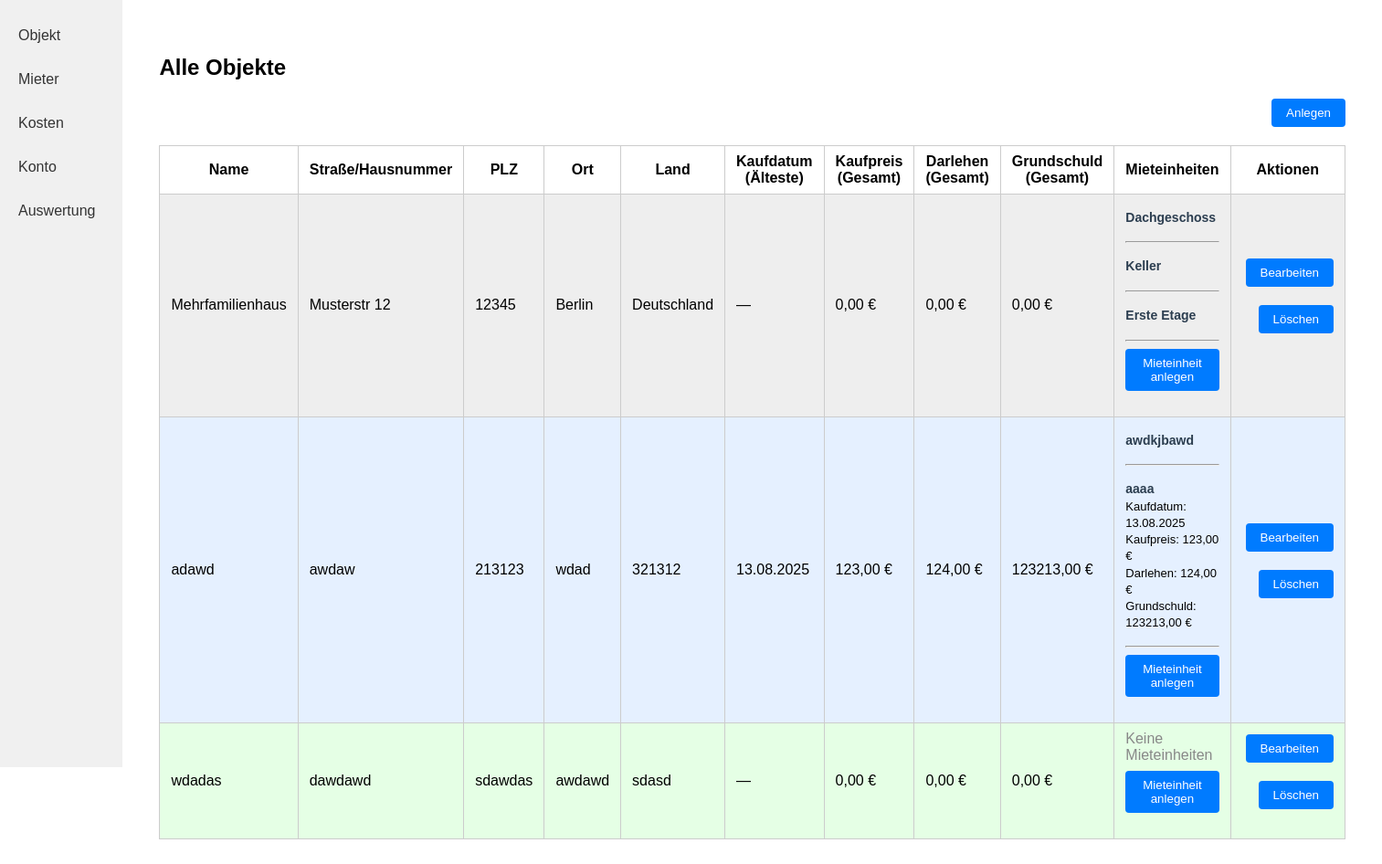
The app's page / (signed in), older data.
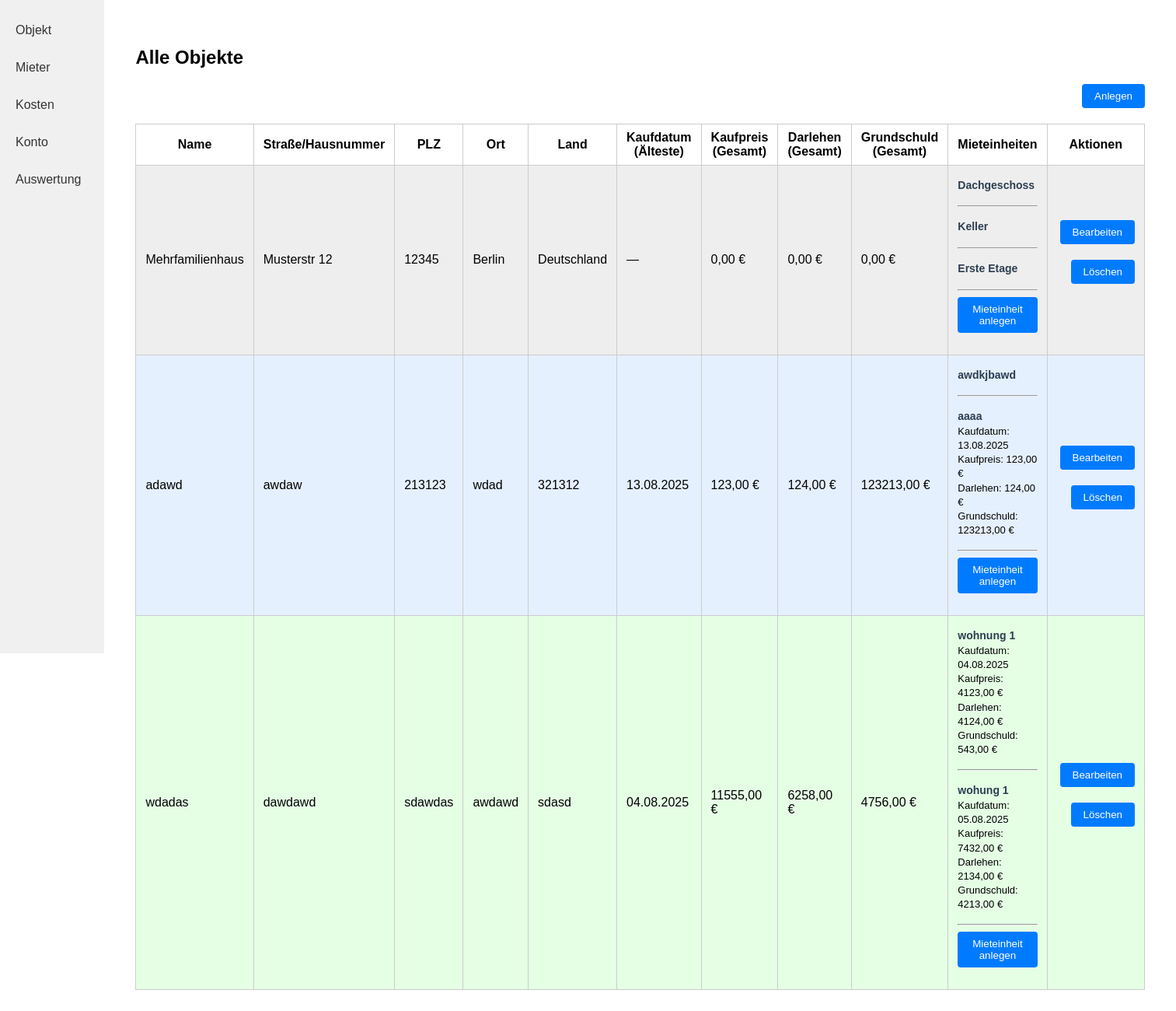
The same page, newer data.
### kostenpruefung_mietobjekte_app/models.py (models this page shows, shortened)
class Mietobjekt(models.Model):
    created_by = models.ForeignKey(User, on_delete=models.CASCADE, related_name="mietobjekte_created", null=True, blank=True)
    name = models.CharField(max_length=255)
    strasse_hausnummer = models.CharField(max_length=255)
    plz = models.CharField(max_length=10) # 2 - 10 characters (numbers and letters)
    ort = models.CharField(max_length=100)
    land = models.CharField(max_length=100)
    FARBE_CHOICES = [
        ('rot', 'Rot'),
        ('blau', 'Blau'),
        ('gruen', 'Grün'),
        ('gelb', 'Gelb'),
        ('schwarz', 'Schwarz'),
    ]
    farbe = models.CharField(max_length=20, choices=FARBE_CHOICES)

class Mieteinheit(models.Model):
    mietobjekt = models.ForeignKey(Mietobjekt, on_delete=models.CASCADE, related_name="mieteinheiten")
    name = models.CharField(max_length=255)
    kaufdatum = models.DateField(null=True, blank=True)
    kaufpreis = models.DecimalField(max_digits=10, decimal_places=2, null=True, blank=True)
    darlehen = models.DecimalField(max_digits=10, decimal_places=2, null=True, blank=True)
    grundschuld = models.DecimalField(max_digits=10, decimal_places=2, null=True, blank=True)

### kostenpruefung_mietobjekte_app/views.py (the view)
# urls.py: path('', objekt_index, name='objekt_index'),
@login_required
def objekt_index(request):
    objekte = Mietobjekt.objects.filter(created_by=request.user)
    for objekt in objekte:
        mieteinheiten = objekt.mieteinheiten.all()
        objekt.total_kaufpreis = sum(einheit.kaufpreis or 0 for einheit in mieteinheiten)
        objekt.total_darlehen = sum(einheit.darlehen or 0 for einheit in mieteinheiten)
        objekt.total_grundschuld = sum(einheit.grundschuld or 0 for einheit in mieteinheiten)
        kaufdaten = [einheit.kaufdatum for einheit in mieteinheiten if einheit.kaufdatum]
        objekt.earliest_kaufdatum = min(kaufdaten) if kaufdaten else None
    return render(request, 'kostenpruefung_mietobjekte_app/objekt_index.html', {'objekte': objekte})

### kostenpruefung_mietobjekte_app/templates/kostenpruefung_mietobjekte_app/objekt_index.html (shortened to what this page needs)
{% load static %}
<!DOCTYPE html>
<html lang="de">
<head>
    <link rel="stylesheet" href="{% static 'kostenpruefung_mietobjekte_app/style.css' %}">
</head>
<body>
<div class="flex-container">
    <nav class="sidebar">
        <a class="sidebar-link" href="{% url 'kostenpruefung_mietobjekte_app:objekt_index' %}">Objekt</a>
        <a class="sidebar-link" href="{% url 'kostenpruefung_mietobjekte_app:mieter_laufend' %}">Mieter</a>
        <a class="sidebar-link" href="{% url 'kostenpruefung_mietobjekte_app:rechnungen' %}">Kosten</a>
        <a class="sidebar-link" href="{% url 'kostenpruefung_mietobjekte_app:konto' %}">Konto</a>
        <a class="sidebar-link" href="{% url 'kostenpruefung_mietobjekte_app:auswertung' %}">Auswertung</a>
    </nav>
    <div class="main-content">
        <h2>Alle Objekte</h2>
        <form action="{% url 'kostenpruefung_mietobjekte_app:mietobjekt_create' %}" method="get" style="margin-bottom: 16px;">
            <button class="action-btn" type="submit">Anlegen</button>
        </form>
        <table class="object-table">
            <tr>
                <th>Name</th>
                <th>Straße/Hausnummer</th>
                <th>PLZ</th>
                <th>Ort</th>
                <th>Land</th>
                <th>Kaufdatum (Älteste)</th>
                <th>Kaufpreis (Gesamt)</th>
                <th>Darlehen (Gesamt)</th>
                <th>Grundschuld (Gesamt)</th>
                <th>Mieteinheiten</th>
                <th>Aktionen</th>
            </tr>
            {% for o in objekte %}
            <tr class="objekt-row-{{ o.farbe }}">
                <td>{{ o.name }}</td>
                <td>{{ o.strasse_hausnummer }}</td>
                <td>{{ o.plz }}</td>
                <td>{{ o.ort }}</td>
                <td>{{ o.land }}</td>
                <td>{{ o.earliest_kaufdatum|date:"d.m.Y"|default:"—" }}</td>
                <td>{{ o.total_kaufpreis|default:"0"|floatformat:2 }} €</td>
                <td>{{ o.total_darlehen|default:"0"|floatformat:2 }} €</td>
                <td>{{ o.total_grundschuld|default:"0"|floatformat:2 }} €</td>
                <td>
                    {% for einheit in o.mieteinheiten.all %}
                        <div class="mieteinheit-info">
                            <strong>{{ einheit.name }}</strong><br>
                            {% if einheit.kaufdatum %}Kaufdatum: {{ einheit.kaufdatum|date:"d.m.Y" }}<br>{% endif %}
                            {% if einheit.kaufpreis %}Kaufpreis: {{ einheit.kaufpreis }} €<br>{% endif %}
                            {% if einheit.darlehen %}Darlehen: {{ einheit.darlehen }} €<br>{% endif %}
                            {% if einheit.grundschuld %}Grundschuld: {{ einheit.grundschuld }} €<br>{% endif %}
                        </div>
                        <hr style="margin: 8px 0;">
                    {% empty %}
                        <span style="color: #888;">Keine Mieteinheiten</span><br>
                    {% endfor %}
                    <form action="{% url 'kostenpruefung_mietobjekte_app:mieteinheit_create' o.id %}" method="get" style="margin-top: 8px;">
                        <button class="action-btn" type="submit">Mieteinheit anlegen</button>
                    </form>
                </td>
                <td class="objekt-actions">
                    <form action="{% url 'kostenpruefung_mietobjekte_app:mietobjekt_update' o.id %}" method="get" style="display:inline;">
                        <button class="action-btn" type="submit">Bearbeiten</button>
                    </form>
                    <form action="{% url 'kostenpruefung_mietobjekte_app:mietobjekt_delete' o.id %}" method="post" style="display:inline;">
                        <button class="action-btn" type="submit" onclick="return confirm('Wirklich löschen?');">Löschen</button>
                    </form>
                </td>
            </tr>
            {% empty %}
            <tr>
                <td colspan="7">Keine Objekte vorhanden.</td>
            </tr>
            {% endfor %}
        </table>
    </div>
</div>
</body>
</html>

### kostenpruefung_mietobjekte_app/static/kostenpruefung_mietobjekte_app/style.css (style rules this page uses)
body { margin: 0; font-family: Arial, sans-serif; }
.flex-container { display: flex; }
.sidebar { width: 200px; background: #f0f0f0; height: 100vh; padding: 20px 0; }
.sidebar-link { display: block; padding: 10px 20px; color: #333; text-decoration: none; margin-bottom: 10px; }
.main-content { flex: 1; padding: 40px; }
.object-table { width: 100%; border-collapse: collapse; }
.object-table th, .object-table td { border: 1px solid #ccc; padding: 8px 12px; }
.action-btn { float: right; padding: 8px 16px; background: #007bff; color: #fff; border: none; border-radius: 4px; cursor: pointer; margin-bottom: 20px; }
.mieteinheit-info { padding: 8px 0; font-size: 13px; line-height: 1.4; }
.mieteinheit-info strong { color: #2c3e50; font-size: 14px; }

### kostenpruefung_mietobjekte_app/templates/kostenpruefung_mietobjekte_app/objekt_index.html (style rules this page uses)
.objekt-row-blau { background-color: #e5f0ff; }
.objekt-row-gruen { background-color: #e5ffe5; }
.objekt-row-schwarz { background-color: #eeeeee; }
.objekt-actions { white-space: nowrap; }
.objekt-actions form { display: inline; }
.objekt-actions .action-btn { margin-left: 4px; }

Row changes from the older to the newer data that the page shows:
shown differently, row unchanged: Mietobjekt "wdadas": earliest_kaufdatum "—" → "04.08.2025"; total_kaufpreis "0,00" → "11555,00"; total_darlehen "0,00" → "6258,00"; total_grundschuld "0,00" → "4756,00"; no longer shows "Keine Mieteinheiten"
added Mieteinheit: name "wohnung 1", kaufdatum "04.08.2025", kaufpreis "4123,00", darlehen "4124,00", grundschuld "543,00", shown under Mietobjekt "wdadas"
added Mieteinheit: name "wohung 1", kaufdatum "05.08.2025", kaufpreis "7432,00", darlehen "2134,00", grundschuld "4213,00", shown under Mietobjekt "wdadas"
